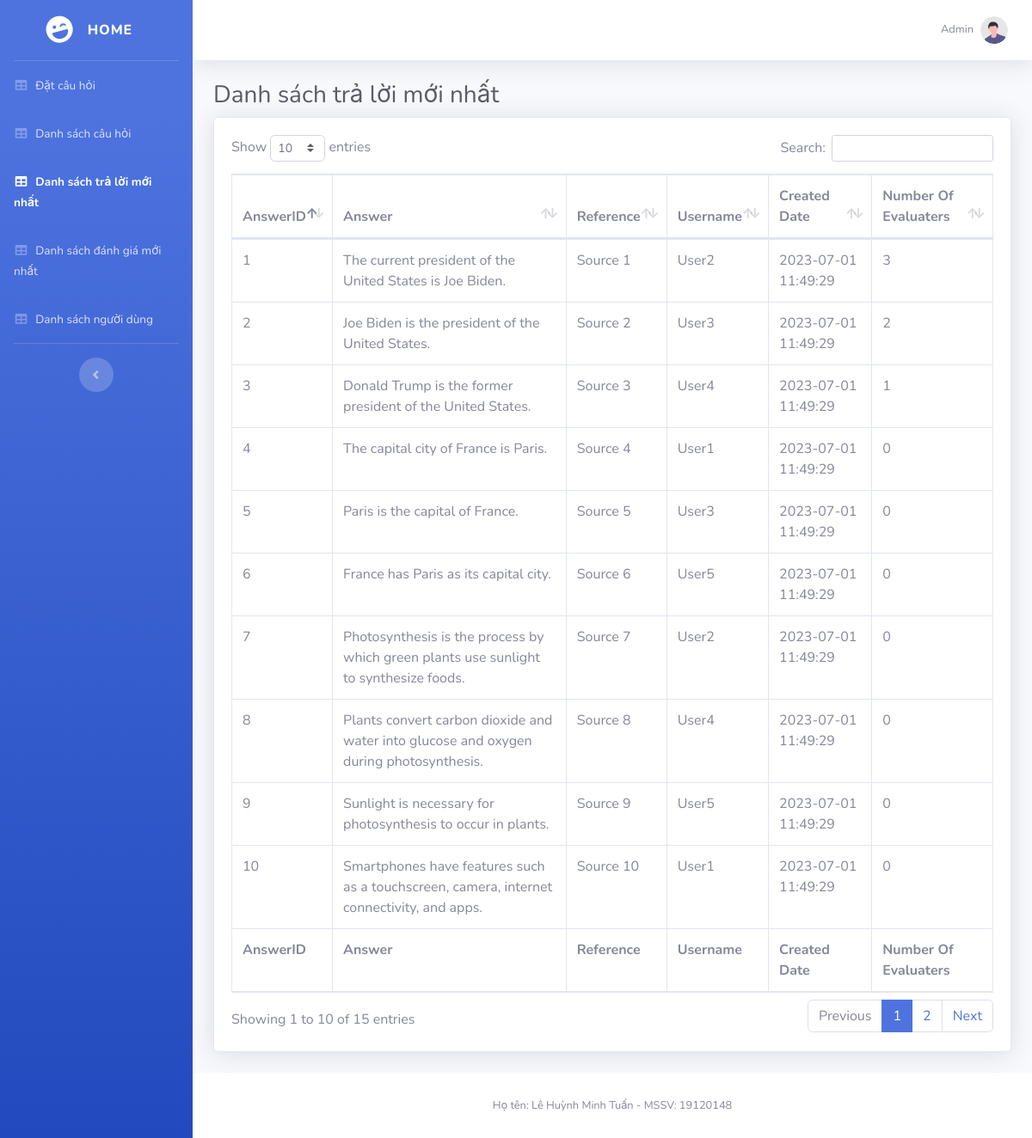
Page /?url=answer (signed in) on the committed database.
### tables this page shows
CREATE TABLE `answers` (
  `AnswerID` int(11) NOT NULL,
  `QuestionID` int(11) DEFAULT NULL,
  `Answer` varchar(255) DEFAULT NULL,
  `Reference` varchar(255) DEFAULT NULL,
  `UserID` int(11) DEFAULT NULL,
  `CreatedDate` datetime DEFAULT NULL,
  `NumberEvaluaters` int(11) DEFAULT NULL
);

CREATE TABLE `users` (
  `UserID` int(11) NOT NULL,
  `UserName` varchar(255) DEFAULT NULL,
  `Role` varchar(30) DEFAULT NULL,
  `Password` varchar(255) DEFAULT NULL
);

### libs/Controller.php (called while the page is built, shortened)
<?php
    class Controller {
        public function model($model) {
            return new $model;
        }
        public function view($view, $data = []) {
            require_once "./libs/Helper.php";
            require_once './views/' . $view . '.php';
        }
    }

### controllers/answer.php (called while the page is built, shortened)
<?php
class Answer extends Controller
{
    public function index()
    {
        $this->view('layout',
            [
                'page'          => 'answer',
                'title'         => 'Answer',
                'answers'       => $this->model('AnswerModel')->getList()
            ]
        );
    }
}

### libs/App.php (called while the page is built, shortened)
<?php
    class App {
        protected $action = 'index';
        function __construct() {
            $arr = $this->handle();
            if (!is_null($arr)) {
                if (file_exists('./controllers/' . $arr[0] . '.php')) {
                    unset($arr[0]);
                }
            }
            $this->controller = new $this->controller;
            $this->params = $arr ? array_values($arr) : [];
            call_user_func_array([$this->controller, $this->action], $this->params);
        }
        function handle() {
            if(isset($_GET['url'])){
                return explode('/', filter_var(trim($_GET['url'], '/')));
            }
        }
    }

### index.php (called while the page is built, shortened)
<?php
    require_once "./libs/App.php";
    require_once "./libs/Controller.php";
    require_once "./libs/config.inc.php";
    new App();

### libs/config.inc.php (called while the page is built, shortened)
<?php
    class Model {
        protected $server = 'localhost';
        protected $username = 'root';
        protected $password = '';
        public function __construct()
        {
            $this->connect = mysqli_connect($this->server, $this->username, $this->password);
        }
    }

### models/AnswerModel.php (called while the page is built, shortened)
<?php
class AnswerModel extends Model
{
    public function getList()
    {
        $sql = "SELECT * FROM answers a, users b WHERE a.UserID = b.UserID ORDER BY a.CreatedDate DESC";
        $result = mysqli_query($this->connect, $sql);
        $data = [];
        while ($row = mysqli_fetch_assoc($result)) {
            $data[] = $row;
        }
        return $data;
    }
}

### libs/Helper.php (called while the page is built, shortened)
<?php
   class Helper extends Controller
   {
      public function countEvaluate($answerId)
      {
         $model = $this->model('EvaluateModel');
         return $model->countEvaluate($answerId);
      }
   }

### models/EvaluateModel.php (called while the page is built, shortened)
<?php
class EvaluateModel extends Model
{
    public function countEvaluate($answerId)
    {
        $sql = "SELECT * FROM answer_evaluates WHERE AnswerID = {$answerId}";
        $result = mysqli_query($this->connect, $sql);
        return mysqli_num_rows($result);
    }
}

### views/answer.php (the view)
<h1 class="h3 mb-2 text-gray-800">Danh sách trả lời mới nhất</h1>
<div class="card shadow mb-4">
    <div class="card-body">
        <div class="table-responsive">
            <table class="table table-bordered" id="dataTables-example" width="100%" cellspacing="0">
                <thead>
                    <tr>
                        <th>AnswerID</th>
                        <th>Answer</th>
                        <th>Reference</th>
                        <th>Username</th>
                        <th>Created Date</th>
                        <th>Number Of Evaluaters</th>
                    </tr>
                </thead>
                <tfoot>
                    <tr>
                        <th>AnswerID</th>
                        <th>Answer</th>
                        <th>Reference</th>
                        <th>Username</th>
                        <th>Created Date</th>
                        <th>Number Of Evaluaters</th>
                    </tr>
                </tfoot>
                <tbody>
                <?php foreach ($data['answers'] as $answer): ?>
                    <tr>
                        <td><?= $answer['AnswerID'] ?></td>
                        <td><?= $answer['Answer'] ?></td>
                        <td><?= $answer['Reference'] ?></td>
                        <td><?= $answer['UserName'] ?></td>
                        <td><?= $answer['CreatedDate'] ?></td>
                        <td><?= $helper->countEvaluate($answer['AnswerID']) ?></td>
                    </tr>
                <?php endforeach; ?>
                </tbody>
            </table>
        </div>
    </div>
</div>

### rows in the picture
answers: AnswerID "1", Answer "The current president of the United States is Joe Biden.", Reference "Source 1", UserID.UserName "User2", CreatedDate "2023-07-01 11:49:29", countEvaluate "3"
answers: AnswerID "2", Answer "Joe Biden is the president of the United States.", Reference "Source 2", UserID.UserName "User3", CreatedDate "2023-07-01 11:49:29", countEvaluate "2"
answers: AnswerID "3", Answer "Donald Trump is the former president of the United States.", Reference "Source 3", UserID.UserName "User4", CreatedDate "2023-07-01 11:49:29", countEvaluate "1"
answers: AnswerID "4", Answer "The capital city of France is Paris.", Reference "Source 4", UserID.UserName "User1", CreatedDate "2023-07-01 11:49:29", countEvaluate "0"
answers: AnswerID "5", Answer "Paris is the capital of France.", Reference "Source 5", UserID.UserName "User3", CreatedDate "2023-07-01 11:49:29", countEvaluate "0"
answers: AnswerID "6", Answer "France has Paris as its capital city.", Reference "Source 6", UserID.UserName "User5", CreatedDate "2023-07-01 11:49:29", countEvaluate "0"
answers: AnswerID "7", Answer "Photosynthesis is the process by which green plants use sunlight to synthesize foods.", Reference "Source 7", UserID.UserName "User2", CreatedDate "2023-07-01 11:49:29", countEvaluate "0"
answers: AnswerID "8", Answer "Plants convert carbon dioxide and water into glucose and oxygen during photosynthesis.", Reference "Source 8", UserID.UserName "User4", CreatedDate "2023-07-01 11:49:29", countEvaluate "0"
answers: AnswerID "9", Answer "Sunlight is necessary for photosynthesis to occur in plants.", Reference "Source 9", UserID.UserName "User5", CreatedDate "2023-07-01 11:49:29", countEvaluate "0"
answers: AnswerID "10", Answer "Smartphones have features such as a touchscreen, camera, internet connectivity, and apps.", Reference "Source 10", UserID.UserName "User1", CreatedDate "2023-07-01 11:49:29", countEvaluate "0"

### other values in the picture
$_SESSION['user']['UserName'] "Admin"
